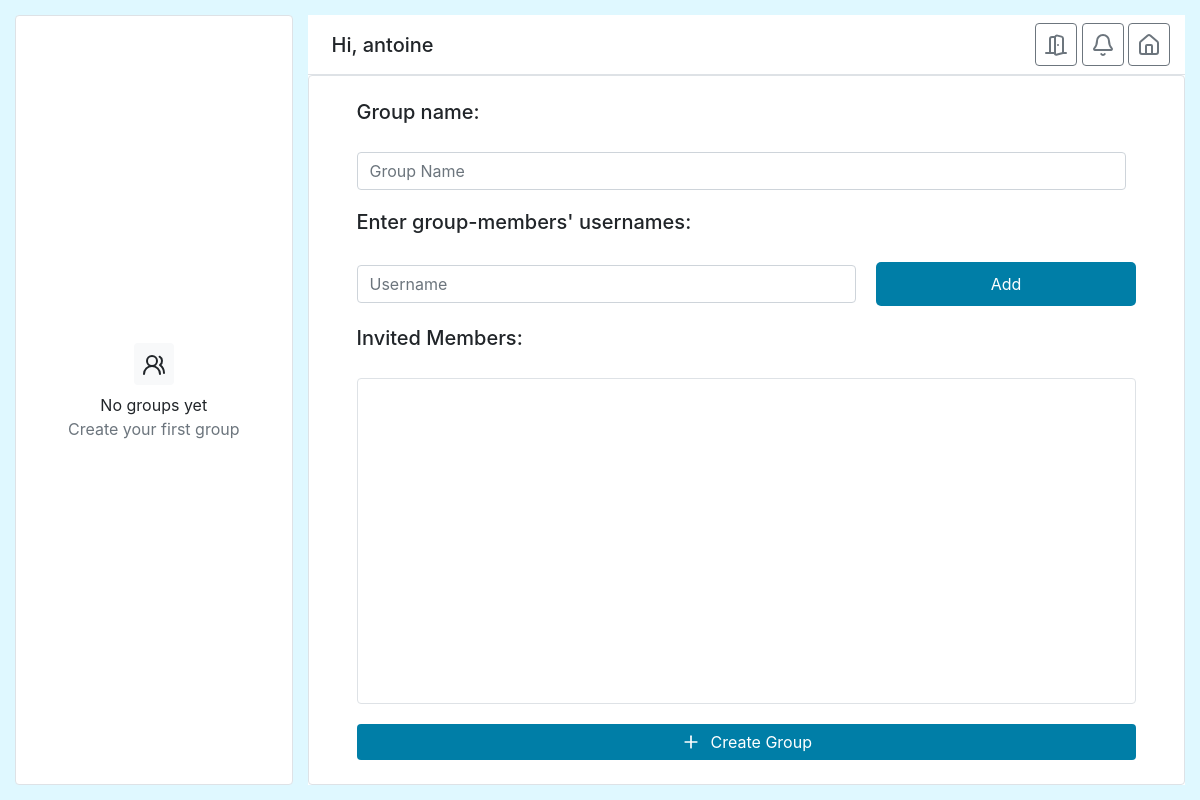
Before: /creategroup/ (signed in) with the older database file.
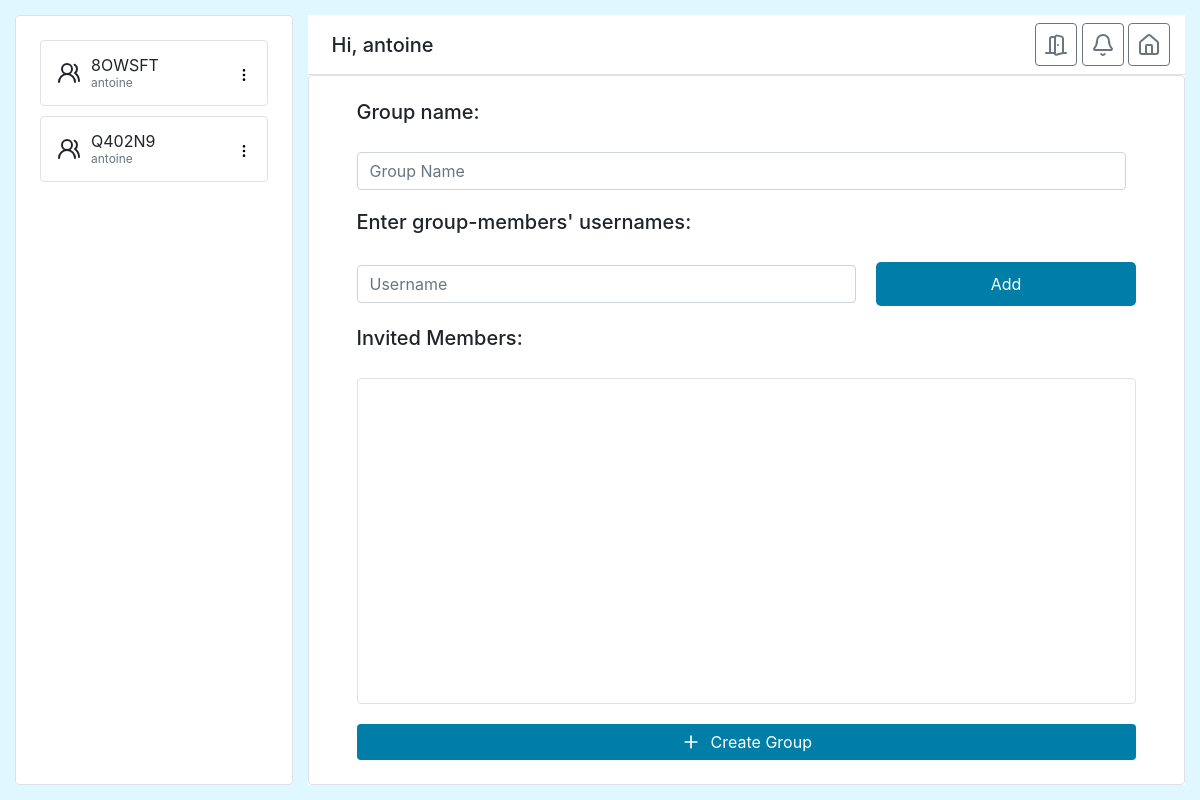
After: the same page with the newer database file.
### myapp/models.py (models this page shows)
class User(AbstractUser):
    schedule=models.ForeignKey(Schedule,on_delete=models.CASCADE,null=True)
    pdfFile = models.FileField(upload_to='pdfs/', null=True, blank=True)

class Team(models.Model):
    members=models.ManyToManyField(User)
    name=models.CharField(max_length=100)
    plannedMeetings=models.JSONField(default=list,null=True)
    meetingSuggestions=models.JSONField(default=dict,null=True)

### myapp/views.py (the view, shortened to what this page needs)
# urls.py: path("creategroup/", views.creategroup, name="creategroup"),
def creategroup(request):
    user_teams = Team.objects.filter(members=request.user)
    return render(request, "creategroup.html", {"teams": user_teams})

### myapp/templates/creategroup.html (shortened to what this page needs)
{% extends "base.html" %}
{% block content %}
<main class="container-fluid" style="height: 100vh; padding: 15px;">
  <div class="row h-100 no-gutters">
    <div class="col-3 h-100 d-none d-md-block" style="padding-right: 15px;">
      <div class="h-100 p-4 border rounded d-flex flex-column" style="gap: 10px;">
        {% if teams %}
          {% for team in teams %}
          <div class="d-flex flex-row align-items-center justify-content-start border rounded p-3 group-card"
               style="gap: 10px; position: relative; cursor: pointer;"
               data-team-id="{{ team.id }}">
            <p style="margin-bottom: 0; line-height: 1;">
              {{ team.name }} <br />
              <span style="font-size: 12px;" class="text-muted">
                {% for member in team.members.all %}{{ member.username }}{% if not forloop.last %}, {% endif %}{% endfor %}
              </span>
            </p>
            <button style="position: absolute; right: 15px; border: none; background-color: transparent; padding-inline: 0;" class="groupSettings" data-team-id="{{ team.id }}">
            </button>
          </div>
          {% endfor %}
        {% else %}
          <div class="d-flex flex-column align-items-center justify-content-center h-100">
            <div class="mb-2 bg-light p-2 rounded">
            </div>
            <p class="text-center mb-3">
              No groups yet <br />
              <span class="text-muted">Create your first group</span>
            </p>
          </div>
        {% endif %}
      </div>
    </div>
    <div class="col-md-9 col-12 h-100 d-flex flex-column" style="background-color: white;">
      <div class="d-flex align-items-center px-4 border-bottom" style="height: 60px; min-height: 60px;">
            <h5 class="mb-0">Hi, {{user.username}}</h5>
                <div style="position: absolute; right: 15px;">
                    <a href="/logout/">
                    <button class="btn btn-outline-secondary p-2" id="exitbutton" onclick="">
                    </button>
                    </a>
                    <button class="btn btn-outline-secondary p-2" id="notificationsButton">
                    </button>
                    <a href="/home/">
                    <button class="btn btn-outline-secondary p-2" id="homebutton">
                    </button>
                    </a>
            </div>
        </div>
      <div class="h-100 border rounded d-flex flex-column p-4 justify-content-center px-5" style="gap: 20px; overflow-y: auto;">
        <h5>Group name:</h5>
        <div class="d-flex flex-row align-items-center justify-content-center" style="gap: 10px;">
          <input type="text" id="groupName" name="groupName" class="form-control" placeholder="Group Name"><br>
        </div>
        <h5>Enter group-members' usernames:</h5>
        <div class="d-flex flex-row align-items-center justify-content-center" style="gap: 10px;">
          <input type="text" id="email" name="email" class="form-control" placeholder="Username"><br>
          <button type="button" id="addButton" class="addButton">Add</button>
        </div>
        <h5>Invited Members:</h5>
        <div id="emailList" class="h-100 border rounded d-flex flex-column p-4 justify-content-center px-5" style="gap: 20px; overflow-y: auto;">
        </div>
        <a href="/home/">
          <button type="submit" class="btn custom-creategroup mt-auto w-100 d-flex align-items-center justify-content-center" style="gap: 10px;" id="createGroup">
              <svg xmlns="http://www.w3.org/2000/svg" width="20" height="20" viewBox="0 0 24 24" fill="none" stroke="currentColor" stroke-width="2" stroke-linecap="round" stroke-linejoin="round" class="lucide lucide-plus-icon lucide-plus"><path d="M5 12h14"/><path d="M12 5v14"/></svg>
              Create Group
          </button>
        </a>
      </div>
    </div>
  </div>
</main>
{% endblock %}

### myapp/templates/base.html (shortened to what this page needs)
{% load static %}
<!DOCTYPE html>
<html lang="en">
  <head>
    <link rel="stylesheet" href="https://stackpath.bootstrapcdn.com/bootstrap/4.3.1/css/bootstrap.min.css"  rel="stylesheet" />
  </head>
  <body>
    <div>{% block content %} {% endblock %}</div>
  </body>
</html>

Changed rows visible on the page:
added Team: name "8OWSFT", User (username "antoine")
added Team: name "Q402N9", User (username "antoine")
Other visible differences:
text no longer shown: "No groups yet Create your first group"
